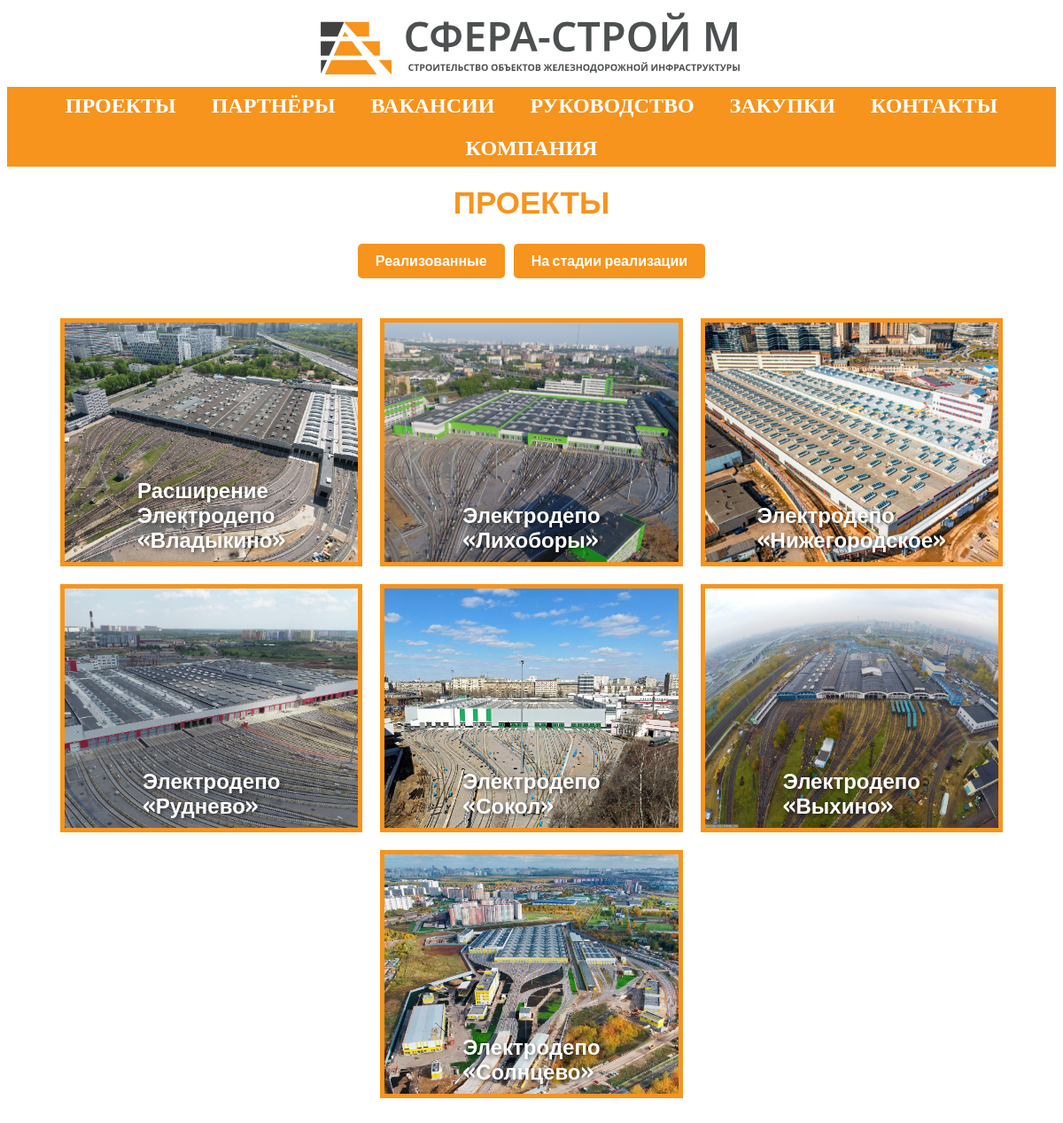
The app's page /place, older data.
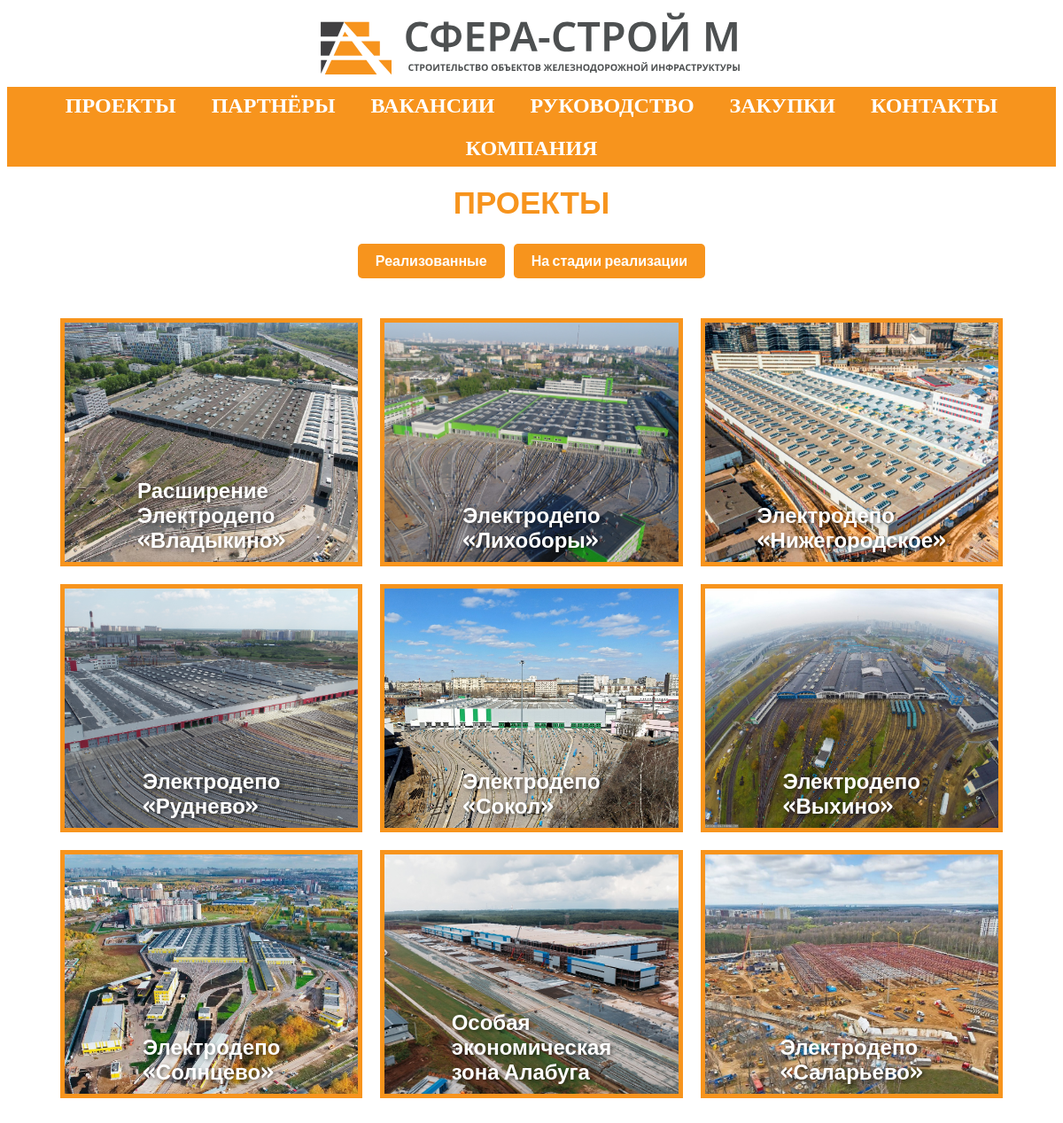
The same page, newer data.
### main/models.py (models this page shows)
class Object(models.Model):
    name = models.CharField(max_length=100)
    image = models.ImageField(upload_to='objectImg/')
    description = models.TextField()
    is_ready = models.BooleanField(default=False)  # Новое булевое поле

### main/views.py (the view)
# urls.py: path('place', views.place, name='place'),
def place(request):
    places = Object.objects.all()
    return render(request, "place.html", {'objects': places})

### templates/place.html (shortened to what this page needs)
{% extends "header.html" %}
{% block content %}
    {% load static %}
    <link rel="stylesheet" href="{% static 'css/place.css' %}">
    <div class="obobishe">
        <div class="glavnoe_slovo">
            ПРОЕКТЫ
        </div>
        <div class="filter-buttons">
            {% if not request.GET.is_ready or request.GET.is_ready == 'False' %}
                <a href="{% url 'object_list' %}?is_ready=True" class="btn-filter">Реализованные</a>
            {% endif %}
            {% if not request.GET.is_ready or request.GET.is_ready == 'True' %}
                <a href="{% url 'object_list' %}?is_ready=False" class="btn-filter">На стадии реализации</a>
            {% endif %}
        </div>
    </div>
    <div class="objectList">
        {% for obj in objects %}
            <div class="objectList_Item">
                <a href="{% url 'object_detail' obj.id %}">
                    <span class="popka_negra">{{ obj.name }}</span>
                    {% if obj.image %}
                        <img src="{{ obj.image.url }}" alt="{{ obj.name }}">
                    {% else %}
                        <p>Нет изображения</p>
                    {% endif %}
                </a>
            </div>
        {% endfor %}
    </div>
{% endblock %}

Row changes from the older to the newer data that the page shows:
added Object: name "Особая экономическая зона Алабуга", image (picture)
added Object: name "Электродепо «Саларьево»", image (picture)
